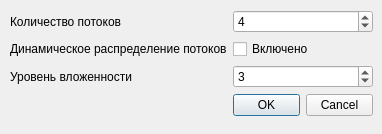
<?xml version="1.0" encoding="UTF-8"?>
<ui version="4.0">
 <class>omp_settings</class>
 <widget class="QDialog" name="omp_settings">
  <property name="geometry">
   <rect>
    <x>0</x>
    <y>0</y>
    <width>382</width>
    <height>134</height>
   </rect>
  </property>
  <property name="windowTitle">
   <string>OpenMP Settings</string>
  </property>
  <widget class="QWidget" name="formLayoutWidget">
   <property name="geometry">
    <rect>
     <x>10</x>
     <y>10</y>
     <width>363</width>
     <height>111</height>
    </rect>
   </property>
   <layout class="QFormLayout" name="formLayout">
    <item row="0" column="0">
     <widget class="QLabel" name="label">
      <property name="text">
       <string>Количество потоков</string>
      </property>
     </widget>
    </item>
    <item row="1" column="0">
     <widget class="QLabel" name="label_2">
      <property name="text">
       <string>Динамическое распределение потоков</string>
      </property>
     </widget>
    </item>
    <item row="2" column="0">
     <widget class="QLabel" name="label_3">
      <property name="text">
       <string>Уровень вложенности</string>
      </property>
     </widget>
    </item>
    <item row="0" column="1">
     <widget class="QSpinBox" name="num_threads_spinBox">
      <property name="minimum">
       <number>1</number>
      </property>
      <property name="maximum">
       <number>16</number>
      </property>
      <property name="value">
       <number>4</number>
      </property>
     </widget>
    </item>
    <item row="2" column="1">
     <widget class="QSpinBox" name="lvl_spinBox">
      <property name="minimum">
       <number>1</number>
      </property>
      <property name="maximum">
       <number>10</number>
      </property>
      <property name="value">
       <number>3</number>
      </property>
     </widget>
    </item>
    <item row="1" column="1">
     <widget class="QCheckBox" name="dynamic_checkBox">
      <property name="text">
       <string>Включено</string>
      </property>
     </widget>
    </item>
    <item row="3" column="1">
     <widget class="QDialogButtonBox" name="buttonBox">
      <property name="standardButtons">
       <set>QDialogButtonBox::Cancel|QDialogButtonBox::Ok</set>
      </property>
     </widget>
    </item>
   </layout>
  </widget>
 </widget>
 <resources/>
 <connections>
  <connection>
   <sender>buttonBox</sender>
   <signal>accepted()</signal>
   <receiver>omp_settings</receiver>
   <slot>accept()</slot>
   <hints>
    <hint type="sourcelabel">
     <x>293</x>
     <y>97</y>
    </hint>
    <hint type="destinationlabel">
     <x>190</x>
     <y>66</y>
    </hint>
   </hints>
  </connection>
  <connection>
   <sender>buttonBox</sender>
   <signal>rejected()</signal>
   <receiver>omp_settings</receiver>
   <slot>reject()</slot>
   <hints>
    <hint type="sourcelabel">
     <x>293</x>
     <y>97</y>
    </hint>
    <hint type="destinationlabel">
     <x>190</x>
     <y>66</y>
    </hint>
   </hints>
  </connection>
 </connections>
</ui>
